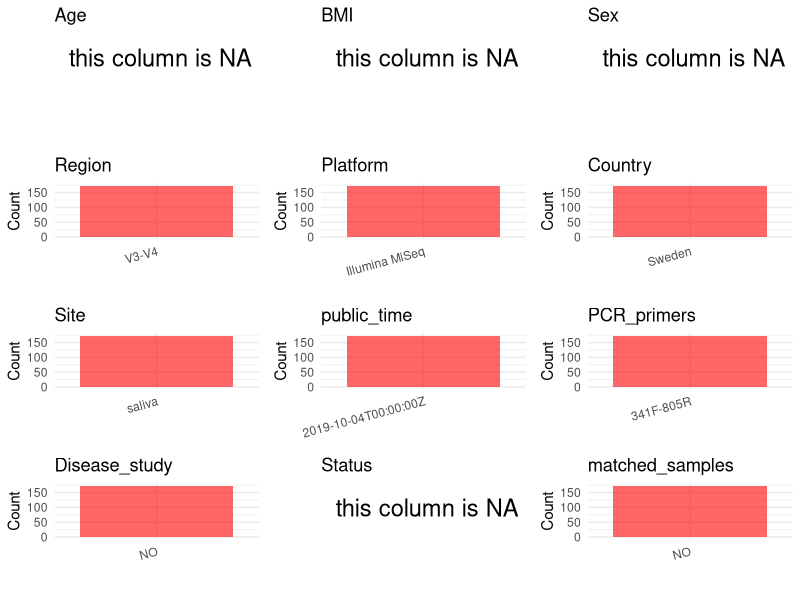

Reproduce this figure in R. (Note: this script raises an error after producing the figure.)
## ---- chunk 1
# Load necessary libraries
library(dplyr)
library(ggplot2)
library(cowplot)

# Set working directory (update this path to your local directory)
setwd("D:/studylearning/董彪师兄项目/任务/修改20250922/PRJNA575550")

# Read the initial metadata files
initial_meta<-read.csv("SraRunTable.csv",header = T)

# Display the first few rows of the metadata
head(initial_meta)
## ---- chunk 2
# Create a uniform metadata dataframe
metadata <- data.frame(
  BioProject = initial_meta$BioProject,
  Run = initial_meta$Run,
  sample_name = initial_meta$Sample.Name,
  Age = NA,
  BMI = NA,
  Sex= NA,
  Region = "V3-V4",
  Platform = initial_meta$Instrument,
  Country = initial_meta$geo_loc_name_country,
  Site = initial_meta$env_medium,
  public_time = initial_meta$ReleaseDate,
  stringsAsFactors = FALSE
)
## ---- chunk 3
# Add information obtained from the publication
metadata$PCR_primers <- "341F-805R" 
metadata$title <- "Oral Microbiota Development in Early Childhood"
metadata$Disease_study <- "NO"
metadata$Status <- NA_character_

#extract subject id by remove prefix of sample_name
metadata$sample_name <- gsub("SAL", "", metadata$sample_name)

# Check initial data distribution
cat("Initial sample distribution:\n")
table(metadata$sample_name)
table(metadata$Site)

# Calculate sampling frequency per subject
sample_counts <- table(metadata$sample_name)
cat("\nNumber of samples per subject:\n")
print(sample_counts)

# Create matched_samples column
metadata$matched_samples <- ifelse(metadata$sample_name %in% names(sample_counts[sample_counts >= 2]), "YES", "NO")

cat("\nMatched samples distribution:\n")
table(metadata$matched_samples)

# Identify samples for removal: single samples excluding saliva 
single_samples <- names(sample_counts[sample_counts == 1])
samples_to_remove <- metadata$sample_name %in% single_samples & !(metadata$Site %in% c("saliva"))

cat("\nNumber of samples to be removed:", sum(samples_to_remove), "\n")

# Remove identified samples
metadata_clean <- metadata[!samples_to_remove, ]

cat("\nFinal sample distribution after cleaning:\n")
table(metadata_clean$sample_name)
table(metadata_clean$Site)
table(metadata_clean$matched_samples)

# Use cleaned dataset for subsequent analysis
metadata <- metadata_clean
## ---- chunk 4
# Check the number of unique runs and sample names
print(paste("Number of unique runs:", length(unique(metadata$Run))))
print(paste("Number of unique sample names:", length(unique(metadata$sample_name))))
## ---- chunk 5
# Select columns for visualization
plot_data <- metadata %>%
  select(-BioProject, -Run, -sample_name, -title)

# Function to create simple plots for each column
create_simple_plots <- function(data) {
  plots <- list()
  
  for (col in colnames(data)) {
    # Check if the column is all NA
    if (all(is.na(data[[col]]))) {
      # Create an empty plot with text indicating all NA
      p <- ggplot() +
        annotate("text", x = 0.5, y = 0.5, label = "this column is NA", size = 6) +
        labs(title = col) +
        theme_void()
    } else if (is.numeric(data[[col]])) {
      # Numeric variable: histogram
      p <- ggplot(data, aes(x = .data[[col]])) +
        geom_histogram(fill = "blue", alpha = 0.6, bins = 20, na.rm = TRUE) +
        labs(title = col) +
        theme_minimal()
    } else {
      # Categorical variable: bar plot (remove NA values)
      count_data <- as.data.frame(table(data[[col]], useNA = "ifany"))
      p <- ggplot(count_data, aes(x = reorder(Var1, -Freq), y = Freq)) +
        geom_col(fill = "red", alpha = 0.6) +
        labs(title = col, x = NULL, y = "Count") +
        theme_minimal() +
        theme(axis.text.x = element_text(angle = 15, hjust = 1))
    }
    plots[[col]] <- p
  }
  
  return(plots)
}

# Generate and arrange plots
plots <- create_simple_plots(plot_data)
p<-plot_grid(plots$Age, 
          plots$BMI, 
          plots$Sex, 
          plots$Region, 
          plots$Platform, 
          plots$Country, 
          plots$Site,
          plots$public_time, 
          plots$PCR_primers,
          plots$Disease_study,
          plots$Status,
          plots$matched_samples,# add 
          ncol = 3, align = "hv", axis = "lb")
ggsave("Metadata_Summary.png", plot = p, width = 8, height = 6, dpi = 150, bg = "white")
## ---- chunk 6
knitr::include_graphics("Metadata_Summary.png")
## ---- chunk 7
# Reorder columns to match the desired format
metadata <- metadata[, c(
  "BioProject", "Run", "sample_name", "Age", "BMI", "Sex", 
  "Region", "Platform", "Country", "Site", "public_time", 
  "PCR_primers", "title", "Disease_study", "Status","matched_samples"
)]

# Export the uniform metadata to a CSV file
write.csv(metadata, file = "metadata.csv", quote = FALSE)
head(metadata)
